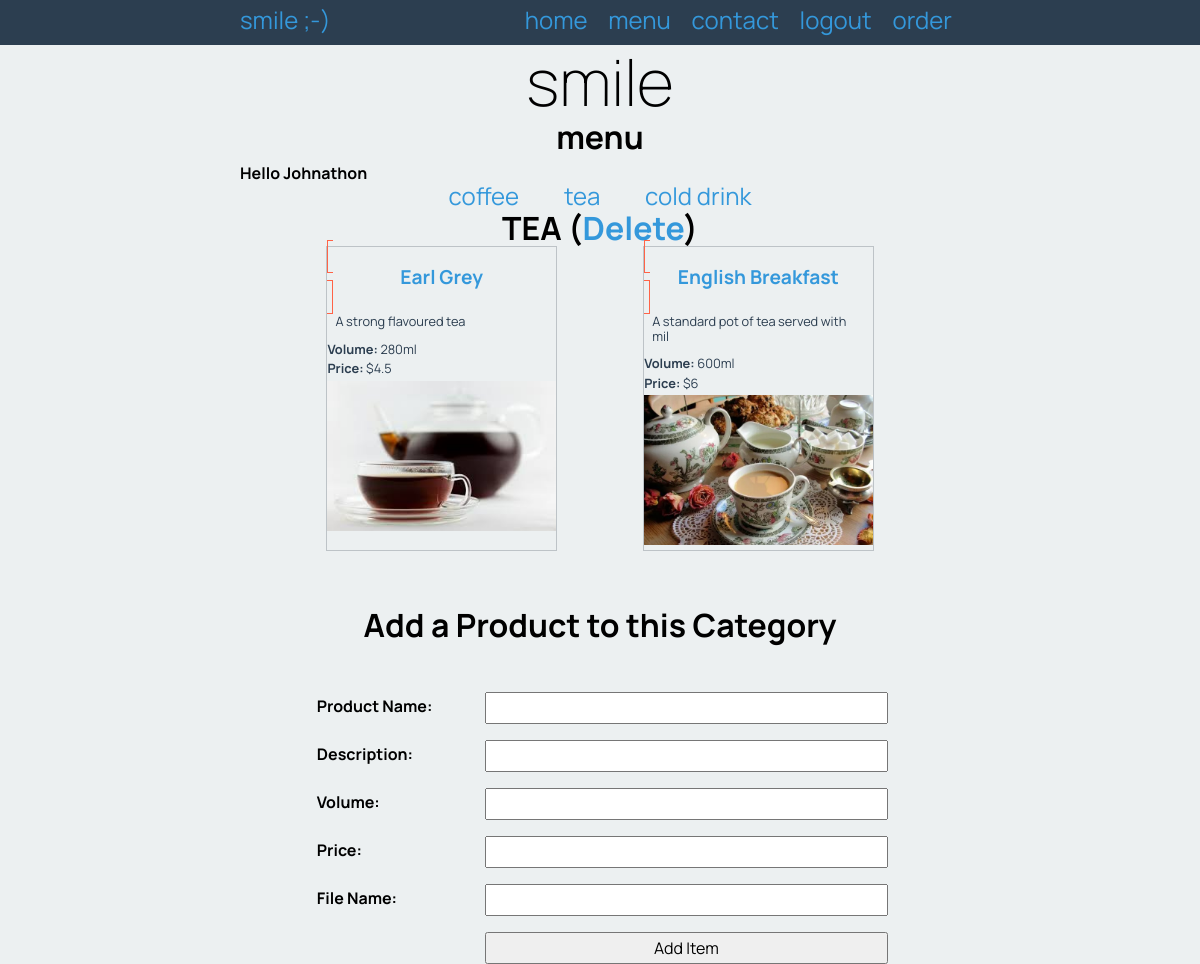
/menu/2 (signed in), run on the app's committed database.
### tables this page shows
CREATE TABLE "category" (
	"id"	INTEGER,
	"name"	varchar(30),
	PRIMARY KEY("id" AUTOINCREMENT)
);

CREATE TABLE "product" (
	"id"	INTEGER,
	"name"	varchar(30),
	"description"	varchar(300),
	"volume"	char(6),
	"filename"	varchar(30),
	"price"	decimal(5, 2),
	"cat_id"	INTEGER,
	PRIMARY KEY("id" AUTOINCREMENT)
);

### app.py (the view, shortened to what this page needs)
@app.route('/menu/<cat_id>', methods=["GET", "POST"])
def render_menu_page(cat_id):
    error = request.args.get('error')
    if error == None:
        error=""
    order_start = request.args.get("order")
    if order_start == "start" and not is_ordering():
        session["order"] = []
    query = "SELECT name, description, volume, price, filename, id FROM product WHERE cat_id = ? ORDER BY name"
    conn = create_connection(DATABASE)
    cur = conn.cursor()
    cur.execute(query, (cat_id, ))
    coffees = cur.fetchall()
    cat_query = "SELECT * FROM category"
    cur.execute(cat_query)
    categories = cur.fetchall()
    cat_name_query = "SELECT name FROM category WHERE id = ?"
    cur.execute(cat_name_query, (cat_id, ))
    cat_name = cur.fetchone()[0]
    print(cat_name)
    conn.close()
    return render_template('menu.html', drinks=coffees, categories=categories, cat_id=cat_id, cat_name=cat_name.upper(), logged_in=is_logged_in(), error=error, ordering = is_ordering())

### app.py (called while the page is built)
def create_connection(db_file):
    try:
        connection = sqlite3.connect(db_file)
        return connection
    except sqlite3.Error as e:
        print(e)
    return None

def is_logged_in():
    if session.get("user_name") is None:
        print("Not logged in")
        return False
    else:
        print("Logged in")
        return True

def is_ordering():
    if session.get("order") is None:
        print("Not ordering")
        return False
    else:
        print("Ordering")
        return True

### templates/menu.html (shortened to what this page needs)
{% extends "base.html" %}
{% block pageheading %}menu{% endblock %}
{% block main %}
<div class="categories">
    <ul>
        {% for category in categories %}
        <li>
            <a href="/menu/{{ category[0] }}">{{ category[1] }}</a>
        </li>
        {% endfor %}
    </ul>
</div>
<h3>{{ cat_name }}
    {% if logged_in %}
    (<a href="/delete_category/{{ cat_id }}/{{cat_name }}">Delete</a>)
    {% endif %}
    </h3>
<div class="products">
    {% for drink in drinks %}
    <div class="product-box">
        <a href="/item/{{ cat_id }}/{{ drink[5] }}"><h3>{{ drink[0] }}</h3></a>
        <p class="product-box-info">{{ drink[1] }}</p>
        <p><strong>Volume: </strong>{{ drink[2] }}</p>
        <p><strong>Price: </strong>${{ drink[3] }}</p>
        <p class="product-box-image"><img src="/static/images/{{ drink[4] }}.jpg" /></p>
    </div>
    {% endfor %}
</div>
{% if logged_in %}
<form class="myform" action="/menu/{{ cat_id }}" method="post">
    <h3>Add a Product to this Category</h3>
    <div class="form-group">
        <div class="form-label">
            <label for="name">
                Product Name:
            </label>
        </div>
        <div class="form-element"><input type="text" id="name" name="name" /></div>
    </div>
    <div class="form-group">
        <div class="form-label">
            <label for="description">
                Description:
            </label>
        </div>
        <div class="form-element"><input type="text" id="description" name="description" /></div>
    </div>
    <div class="form-group">
        <div class="form-label">
            <label for="volume">
                Volume:
            </label>
        </div>
        <div class="form-element"><input type="text" id="volume" name="volume" /></div>
    </div>
    <div class="form-group">
        <div class="form-label">
            <label for="price">
                Price:
            </label>
        </div>
        <div class="form-element"><input type="number" step="0.01" min="0.1" max="30" id="price" name="price" /></div>
    </div>
    <div class="form-group">
        <div class="form-label">
            <label for="filename">
                File Name:
            </label>
        </div>
        <div class="form-element"><input type="text" id="filename" name="filename" /></div>
    </div>
    <div class="form-group">
        <div class="form-label"> </div>
        <div class="form-element">
            <input type="submit" value="Add Item" />
        </div>
    </div>
</form>
{% endif %}
{% endblock %}

### static/style.css (style rules this page uses)
* { font-family: 'Manrope', sans-serif; padding: 0; margin: 0; box-sizing: border-box; }
body { background-color: rgba(236, 240, 241, 1.0); }
img { max-width: 100%; }
a, a:visited { color: rgba(52, 152, 219, 1.0); text-decoration: none; }
.categories ul { list-style-type: none; text-align: center; }
.categories ul li { display: inline; margin: 0 20px; font-size: 1.5em; }
.products { display: flex; flex-wrap: wrap; justify-content: space-evenly; }
.product-box { width: 32%; border: 1px solid rgba(189, 195, 199, 1.0); color: rgba(44, 62, 80, 1.0); margin-bottom: 0.5rem; }
.product-box-image { height: 150px; overflow: hidden; }
.product-box-info { padding: 0.5rem; }
.product-box h3 { font-size: 1.2rem; text-align: center; }
.product-box p { font-size: 0.8rem; margin-bottom: 0.3rem; }
.product-box a { border: 1px solid tomato; padding: 0.3rem; text-align: right; }
.myform { width: 80%; margin: auto; padding-top: 3rem; }
.form-group { padding-top: 3rem; }
.form-label { width: 30%; float: left; padding: 0.3rem; font-weight: bold; }
.form-element { width: 70%; float: left; }
.form-group input { padding: 0.3rem; width: 100%; }
h3 { font-size: 2em; text-align: center; }

### data on the page
category: name "coffee"
category: name "tea", name "TEA"
category: name "cold drink"
product: name "Earl Grey", description "A strong flavoured tea", volume "280ml", price "4.5", filename (picture)
product: name "English Breakfast", description "A standard pot of tea served with mil", volume "600ml", price "6", filename (picture)

### other printed values
{{ session.first_name }} "Johnathon"
